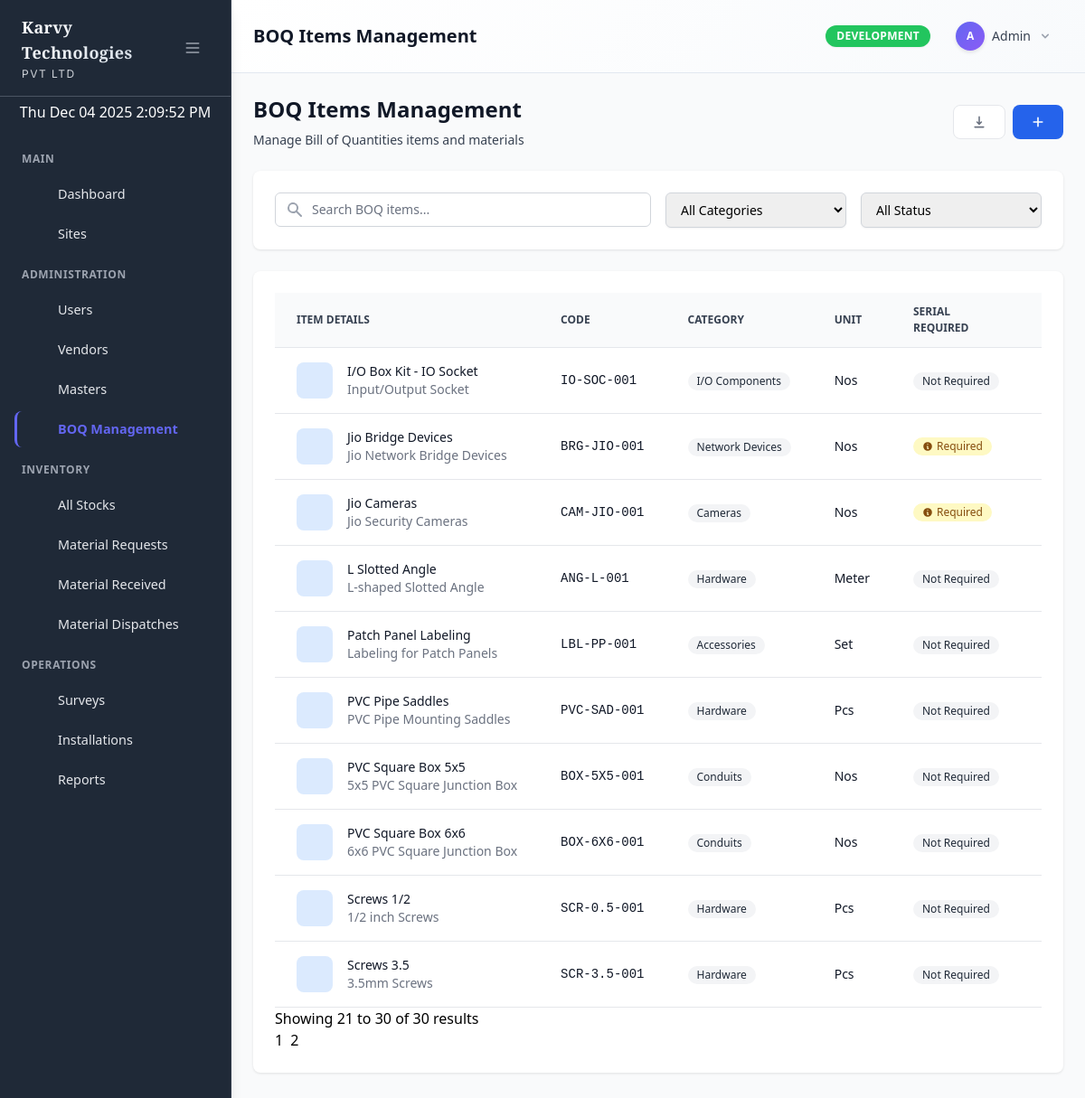
/admin/boq/index.php?page=2 (signed in), run on the app's committed database.
### tables this page shows
CREATE TABLE `menu_items` (
  `id` int(11) NOT NULL,
  `parent_id` int(11) DEFAULT NULL,
  `title` varchar(100) NOT NULL,
  `icon` varchar(100) DEFAULT NULL,
  `url` varchar(255) DEFAULT NULL,
  `sort_order` int(11) DEFAULT 0,
  `status` enum('active','inactive') DEFAULT 'active',
  `created_at` timestamp NOT NULL DEFAULT current_timestamp(),
  `updated_at` timestamp NOT NULL DEFAULT current_timestamp() ON UPDATE current_timestamp()
);

CREATE TABLE `boq_items` (
  `id` int(11) NOT NULL,
  `item_name` varchar(200) NOT NULL,
  `item_code` varchar(50) NOT NULL,
  `description` text DEFAULT NULL,
  `unit` varchar(20) NOT NULL,
  `category` varchar(100) DEFAULT NULL,
  `status` enum('active','inactive') DEFAULT 'active',
  `need_serial_number` tinyint(1) DEFAULT 0,
  `icon_class` varchar(60) DEFAULT NULL,
  `created_by` int(11) DEFAULT NULL,
  `updated_by` int(11) DEFAULT NULL,
  `created_at` timestamp NOT NULL DEFAULT current_timestamp(),
  `updated_at` timestamp NOT NULL DEFAULT current_timestamp() ON UPDATE current_timestamp()
);

### config/database.php (called while the page is built, shortened)
<?php
require_once __DIR__ . '/constants.php';
class Database {
    private static $instance = null;
    private $connection;
    private $environment;
    private function __construct() {
        $this->environment = getEnvironment();
    }
    private function connect() {
        try {
            $dsn = "mysql:host=" . DB_HOST . ";dbname=" . DB_NAME . ";charset=" . DB_CHARSET;
            $options = [
                PDO::ATTR_ERRMODE => PDO::ERRMODE_EXCEPTION,
                PDO::ATTR_DEFAULT_FETCH_MODE => PDO::FETCH_ASSOC,
                PDO::ATTR_EMULATE_PREPARES => false,
                PDO::MYSQL_ATTR_INIT_COMMAND => "SET NAMES " . DB_CHARSET
            ];
            $this->connection = new PDO($dsn, DB_USER, DB_PASS, $options);
        } catch (PDOException $e) {
            $errorMsg = "Database connection failed in " . $this->environment . " environment: " . $e->getMessage();
            error_log($errorMsg);
            if ($this->environment === 'production') {
                throw new Exception("Database connection failed. Please contact administrator.");
            } else {
                throw new Exception($errorMsg);
            }
        }
    }
    public static function getInstance() {
        if (self::$instance === null) {
            self::$instance = new self();
        }
        return self::$instance;
    }
    public function getConnection() {
        return $this->connection;
    }
}
?>

### models/BoqItem.php (called while the page is built, shortened)
<?php
require_once __DIR__ . '/../config/database.php';
class BoqItem {
    private $db;
    private $table = 'boq_items';
    public function __construct() {
        $this->db = Database::getInstance()->getConnection();
    }
    public function getAllWithPagination($page = 1, $limit = 20, $search = '', $category = '', $status = '') {
        $offset = ($page - 1) * $limit;
        $whereClause = '';
        $params = [];
        $countSql = "SELECT COUNT(*) FROM {$this->table} $whereClause";
        $stmt = $this->db->prepare($countSql);
        $stmt->execute($params);
        $total = $stmt->fetchColumn();
        $sql = "SELECT * FROM {$this->table} $whereClause ORDER BY item_name ASC LIMIT ? OFFSET ?";
        $params[] = $limit;
        $params[] = $offset;
        $stmt = $this->db->prepare($sql);
        $stmt->execute($params);
        $items = $stmt->fetchAll(PDO::FETCH_ASSOC);
        return [
            'items' => $items,
            'total' => $total,
            'page' => $page,
            'limit' => $limit,
            'pages' => ceil($total / $limit)
        ];
    }
}
?>

### models/BaseModel.php (called while the page is built, shortened)
<?php
require_once __DIR__ . '/../config/database.php';
class BaseModel {
    public function __construct() {
        $this->db = Database::getInstance()->getConnection();
    }
}
?>

### models/Menu.php (called while the page is built, shortened)
<?php
require_once __DIR__ . '/BaseModel.php';
class Menu extends BaseModel {
    public function getMenuForUser($userId, $userRole) {
        $sql = "
            SELECT DISTINCT m.*
            FROM menu_items m
            INNER JOIN user_menu_permissions ump ON m.id = ump.menu_item_id
            WHERE m.status = 'active'
            AND ump.user_id = ?
            AND ump.can_access = TRUE
            ORDER BY m.parent_id ASC, m.sort_order ASC, m.title ASC
        ";
        $stmt = $this->db->prepare($sql);
        $stmt->execute([$userId]);
        $menuItems = $stmt->fetchAll();
        return $this->buildMenuTree($menuItems);
    }
    private function buildMenuTree($menuItems) {
        $tree = [];
        $lookup = [];
        foreach ($menuItems as $item) {
            $lookup[$item['id']] = $item;
            $lookup[$item['id']]['children'] = [];
        }
        foreach ($menuItems as $item) {
            if ($item['parent_id'] === null) {
                $tree[] = &$lookup[$item['id']];
            } else {
                if (isset($lookup[$item['parent_id']])) {
                    $lookup[$item['parent_id']]['children'][] = &$lookup[$item['id']];
                }
            }
        }
        return $tree;
    }
}
?>

### config/constants.php (called while the page is built, shortened)
<?php
if (!function_exists('url')) {
    function url($path = '') {
        $baseUrl = defined('BASE_URL') ? rtrim(BASE_URL, '/') : '';
        $path = ltrim($path, '/');
        return $path ? $baseUrl . '/' . $path : $baseUrl;
    }
}
?>

### admin/boq/index.php (the view, shortened to what this page needs)
<?php
require_once __DIR__ . '/../../models/BoqItem.php';
$boqModel = new BoqItem();
$search = $_GET['search'] ?? '';
$category = $_GET['category'] ?? '';
$status = $_GET['status'] ?? '';
$page = (int)($_GET['page'] ?? 1);
$result = $boqModel->getAllWithPagination($page, 20, $search, $category, $status);
?>
<div class="flex justify-between items-center mb-6">
    <div>
        <h1 class="text-2xl font-semibold text-gray-900">BOQ Items Management</h1>
        <p class="mt-2 text-sm text-gray-700">Manage Bill of Quantities items and materials</p>
    </div>
    <div class="flex space-x-2">
        <button onclick="exportBOQ()" class="btn btn-secondary" title="Export BOQ">
            <svg class="w-4 h-4" fill="currentColor" viewBox="0 0 20 20">
                <path fill-rule="evenodd" d="M3 17a1 1 0 011-1h12a1 1 0 110 2H4a1 1 0 01-1-1zm3.293-7.707a1 1 0 011.414 0L9 10.586V3a1 1 0 112 0v7.586l1.293-1.293a1 1 0 111.414 1.414l-3 3a1 1 0 01-1.414 0l-3-3a1 1 0 010-1.414z" clip-rule="evenodd"></path>
            </svg>
        </button>
        <button onclick="openModal('createBoqModal')" class="btn btn-primary" title="Add New BOQ Item">
            <svg class="w-4 h-4" fill="currentColor" viewBox="0 0 20 20">
                <path fill-rule="evenodd" d="M10 3a1 1 0 011 1v5h5a1 1 0 110 2h-5v5a1 1 0 11-2 0v-5H4a1 1 0 110-2h5V4a1 1 0 011-1z" clip-rule="evenodd"></path>
            </svg>
        </button>
    </div>
</div>
<div class="card mb-6">
    <div class="card-body">
        <div class="grid grid-cols-1 md:grid-cols-2 lg:grid-cols-4 gap-4">
            <div class="lg:col-span-2">
                <div class="relative">
                    <div class="absolute inset-y-0 left-0 pl-3 flex items-center pointer-events-none">
                    </div>
                    <input type="text" id="searchInput" class="block w-full pl-10 pr-3 py-2 border border-gray-300 rounded-md leading-5 bg-white placeholder-gray-500 focus:outline-none focus:placeholder-gray-400 focus:ring-1 focus:ring-blue-500 focus:border-blue-500 sm:text-sm" placeholder="Search BOQ items..." value="<?php echo htmlspecialchars($search); ?>">
                </div>
            </div>
            <div>
                <select id="categoryFilter" class="block w-full px-3 py-2 border border-gray-300 rounded-md shadow-sm focus:outline-none focus:ring-blue-500 focus:border-blue-500 sm:text-sm">
                    <option value="">All Categories</option>
                </select>
            </div>
            <div>
                <select id="statusFilter" class="block w-full px-3 py-2 border border-gray-300 rounded-md shadow-sm focus:outline-none focus:ring-blue-500 focus:border-blue-500 sm:text-sm">
                    <option value="">All Status</option>
                </select>
            </div>
        </div>
    </div>
</div>
<div class="card">
    <div class="card-body">
        <div class="overflow-x-auto">
            <table class="data-table" id="boqTable">
                <thead>
                    <tr>
                        <th>Item Details</th>
                        <th>Code</th>
                        <th>Category</th>
                        <th>Unit</th>
                        <th>Serial Required</th>
                        <th>Status</th>
                    </tr>
                </thead>
                <tbody>
                    <?php foreach ($result['items'] as $item): ?>
                    <tr>
                        <td>
                            <div class="flex items-center">
                                <div class="flex-shrink-0 h-10 w-10">
                                    <div class="h-10 w-10 rounded-lg bg-blue-100 flex items-center justify-center">
                                    </div>
                                </div>
                                <div class="ml-4">
                                    <div class="text-sm font-medium text-gray-900"><?php echo htmlspecialchars($item['item_name']); ?></div>
                                    <?php if ($item['description']): ?>
                                        <div class="text-sm text-gray-500"><?php echo htmlspecialchars(substr($item['description'], 0, 60)) . (strlen($item['description']) > 60 ? '...' : ''); ?></div>
                                    <?php endif; ?>
                                </div>
                            </div>
                        </td>
                        <td>
                            <div class="text-sm text-gray-900 font-mono"><?php echo htmlspecialchars($item['item_code'] ?: 'N/A'); ?></div>
                        </td>
                        <td>
                            <span class="inline-flex items-center px-2.5 py-0.5 rounded-full text-xs font-medium bg-gray-100 text-gray-800">
                                <?php echo htmlspecialchars($item['category'] ?: 'Uncategorized'); ?>
                            </span>
                        </td>
                        <td>
                            <div class="text-sm text-gray-900"><?php echo htmlspecialchars($item['unit']); ?></div>
                        </td>
                        <td>
                            <?php if ($item['need_serial_number']): ?>
                                <span class="inline-flex items-center px-2.5 py-0.5 rounded-full text-xs font-medium bg-yellow-100 text-yellow-800">
                                    <svg class="w-3 h-3 mr-1" fill="currentColor" viewBox="0 0 20 20">
                                        <path fill-rule="evenodd" d="M18 10a8 8 0 11-16 0 8 8 0 0116 0zm-7-4a1 1 0 11-2 0 1 1 0 012 0zM9 9a1 1 0 000 2v3a1 1 0 001 1h1a1 1 0 100-2v-3a1 1 0 00-1-1H9z" clip-rule="evenodd"></path>
                                    </svg>
                                    Required
                                </span>
                            <?php else: ?>
                                <span class="inline-flex items-center px-2.5 py-0.5 rounded-full text-xs font-medium bg-gray-100 text-gray-800">
                                    Not Required
                                </span>
                            <?php endif; ?>
                        </td>
                        <td>
                        </td>
                    </tr>
                    <?php endforeach; ?>
                </tbody>
            </table>
        </div>
        <?php if ($result['pages'] > 1): ?>
        <div class="pagination">
            <div class="pagination-info">
                Showing <?php echo (($result['page'] - 1) * $result['limit']) + 1; ?> to
                <?php echo min($result['page'] * $result['limit'], $result['total']); ?> of
                <?php echo $result['total']; ?> results
            </div>
            <div class="pagination-nav-desktop">
                <nav class="flex space-x-2">
                    <?php for ($i = 1; $i <= $result['pages']; $i++): ?>
                        <a href="?page=<?php echo $i; ?><?php echo !empty($search) ? '&search=' . urlencode($search) : ''; ?><?php echo !empty($category) ? '&category=' . urlencode($category) : ''; ?><?php echo !empty($status) ? '&status=' . urlencode($status) : ''; ?>"
                           class="pagination-btn <?php echo $i === $result['page'] ? 'active' : ''; ?>">
                            <?php echo $i; ?>
                        </a>
                    <?php endfor; ?>
                </nav>
            </div>
        </div>
        <?php endif; ?>
    </div>
</div>
<?php
include __DIR__ . '/../../includes/admin_layout.php';
?>

### includes/dynamic_sidebar.php (shortened to what this page needs)
<?php
require_once __DIR__ . '/../models/Menu.php';
function renderDynamicSidebar($currentUser) {
    $menuModel = new Menu();
    $menuItems = $menuModel->getMenuForUser($currentUser['id'], $currentUser['role']);
    $currentUrl = $_SERVER['REQUEST_URI'];
    $sections = [];
    $currentSection = 'Main';
    foreach ($menuItems as $item) {
        if (!$item['url'] && !empty($item['children'])) {
            $currentSection = $item['title'];
            $sections[$currentSection] = $item['children'];
        } else {
            if (!isset($sections[$currentSection])) {
                $sections[$currentSection] = [];
            }
            $sections[$currentSection][] = $item;
        }
    }
    foreach ($sections as $sectionName => $sectionItems) {
        if (!empty($sectionItems)) {
            echo '<div class="menu-section-header"><span class="sidebar-text">' . htmlspecialchars($sectionName) . '</span></div>';
            foreach ($sectionItems as $item) {
                renderMenuItem($item, $currentUrl, 0);
            }
        }
    }
}
function renderMenuItem($item, $currentUrl, $level = 0) {
    $hasChildren = !empty($item['children']);
    $isActive = $item['url'] && strpos($currentUrl, $item['url']) !== false;
    $hasActiveChild = $hasChildren && hasActiveChild($item['children'], $currentUrl);
    $activeClass = ($isActive || $hasActiveChild) ? 'active' : '';
    if ($hasChildren) {
        echo '<div class="relative">';
        echo '<button onclick="toggleSubmenu(\'submenu-' . $item['id'] . '\')" class="sidebar-item w-full flex items-center justify-between ' . $activeClass . '" data-tooltip="' . htmlspecialchars($item['title']) . '">';
        echo '<div class="flex items-center">';
        echo renderMenuIcon($item['icon'], false);
        echo '<span class="sidebar-text">' . htmlspecialchars($item['title']) . '</span>';
        echo '</div>';
        echo '<svg id="arrow-' . $item['id'] . '" class="w-4 h-4 transition-transform duration-200" fill="currentColor" viewBox="0 0 20 20">';
        echo '<path fill-rule="evenodd" d="M5.293 7.293a1 1 0 011.414 0L10 10.586l3.293-3.293a1 1 0 111.414 1.414l-4 4a1 1 0 01-1.414 0l-4-4a1 1 0 010-1.414z" clip-rule="evenodd"></path>';
        echo '</svg>';
        echo '</button>';
        $submenuClass = ($isActive || $hasActiveChild) ? '' : 'hidden';
        echo '<div id="submenu-' . $item['id'] . '" class="' . $submenuClass . ' mt-2 space-y-1">';
        foreach ($item['children'] as $child) {
            renderMenuItem($child, $currentUrl, $level + 1);
        }
        echo '</div>';
        echo '</div>';
    } else {
        $itemClass = $level > 0 ? 'sidebar-subitem' : 'sidebar-item';
        if ($item['url']) {
            echo '<a href="' . url($item['url']) . '" class="' . $itemClass . ' ' . $activeClass . '" data-tooltip="' . htmlspecialchars($item['title']) . '">';
        } else {
            echo '<div class="' . $itemClass . ' ' . $activeClass . '" data-tooltip="' . htmlspecialchars($item['title']) . '">';
        }
        echo renderMenuIcon($item['icon'], $level > 0);
        echo '<span class="sidebar-text">' . htmlspecialchars($item['title']) . '</span>';
        if ($item['url']) {
            echo '</a>';
        } else {
            echo '</div>';
        }
    }
}
function renderMenuIcon($iconName, $isSubitem = false) {
    $iconPath = $icons[$iconName] ?? $icons['dashboard'];
    $iconSize = $isSubitem ? 'w-4 h-4 mr-2' : 'w-5 h-5 mr-3';
    return '<svg class="' . $iconSize . '" fill="currentColor" viewBox="0 0 20 20">' . $iconPath . '</svg>';
}
?>

### data on the page
menu_items: title "Dashboard"
menu_items: title "Sites"
menu_items: title "Users"
menu_items: title "Vendors"
menu_items: title "Masters"
menu_items: title "BOQ Management"
menu_items: title "All Stocks"
menu_items: title "Material Requests"
menu_items: title "Material Received"
menu_items: title "Material Dispatches"
menu_items: title "Surveys"
menu_items: title "Installations"
menu_items: title "Reports"
boq_items: item_name "I/O Box Kit - IO Socket", description "Input/Output Socket", item_code "IO-SOC-001", category "I/O Components", unit "Nos", need_serial_number "Not Required"
boq_items: item_name "Jio Bridge Devices", description "Jio Network Bridge Devices", item_code "BRG-JIO-001", category "Network Devices", unit "Nos", need_serial_number 1 (drawn)
boq_items: item_name "Jio Cameras", description "Jio Security Cameras", item_code "CAM-JIO-001", category "Cameras", unit "Nos", need_serial_number 1 (drawn)
boq_items: item_name "L Slotted Angle", description "L-shaped Slotted Angle", item_code "ANG-L-001", category "Hardware", unit "Meter", need_serial_number "Not Required"
boq_items: item_name "Patch Panel Labeling", description "Labeling for Patch Panels", item_code "LBL-PP-001", category "Accessories", unit "Set", need_serial_number "Not Required"
boq_items: item_name "PVC Pipe Saddles", description "PVC Pipe Mounting Saddles", item_code "PVC-SAD-001", category "Hardware", unit "Pcs", need_serial_number "Not Required"
boq_items: item_name "PVC Square Box 5x5", description "5x5 PVC Square Junction Box", item_code "BOX-5X5-001", category "Conduits", unit "Nos", need_serial_number "Not Required"
boq_items: item_name "PVC Square Box 6x6", description "6x6 PVC Square Junction Box", item_code "BOX-6X6-001", category "Conduits", unit "Nos", need_serial_number "Not Required"
boq_items: item_name "Screws 1/2", description "1/2 inch Screws", item_code "SCR-0.5-001", category "Hardware", unit "Pcs", need_serial_number "Not Required"
boq_items: item_name "Screws 3.5", description "3.5mm Screws", item_code "SCR-3.5-001", category "Hardware", unit "Pcs", need_serial_number "Not Required"

### other printed values
$sectionName "MAIN"
$sectionName "ADMINISTRATION"
$sectionName "INVENTORY"
$sectionName "OPERATIONS"
$title "BOQ Items Management"
$env "DEVELOPMENT"
substr($currentUser['username'], 0, 1) "A"
$currentUser['username'] "Admin"
min($result['page'] * $result['limit'], $result['total']) "30"
$result['total'] "30"
